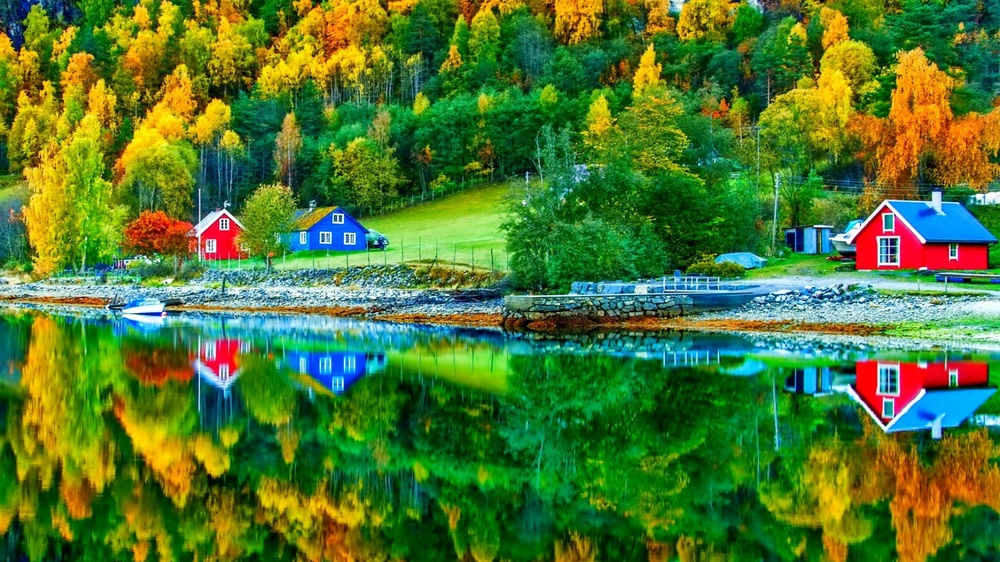
%> input picture MATLAB/Assignment2/image3.jpg, 1000 x 562 px, shrunk from 1920 x 1080 before the run
$ octave blue.m   (GNU Octave 9; MATLAB toolbox functions it lacks are replaced by stand-ins)
%> lines starting %> are read from the running program, lines starting %| are printed output that depends on the picture; in (x1, y1, x2, y2) boxes, pixels count from 0 and x2, y2 are one past the last pixel; in counts of white or black regions, pixels touching at a corner belong together; the program's own positions count from 1
RGB = imread('image3.jpg');
%> RGB is the input picture: size 562x1000x3 uint8; mean R, G, B 78.8, 119.3, 46.4
[BW, maskedRGBImage] = createMask(RGB);

imshow(maskedRGBImage)


function [BW,maskedRGBImage] = createMask(RGB)
%createMask  Threshold RGB image using auto-generated code from colorThresholder app.
%  [BW,MASKEDRGBIMAGE] = createMask(RGB) thresholds image RGB using
%  auto-generated code from the colorThresholder app. The colorspace and
%  range for each channel of the colorspace were set within the app. The
%  segmentation mask is returned in BW, and a composite of the mask and
%  original RGB images is returned in maskedRGBImage.

% Auto-generated by colorThresholder app on 27-Feb-2021
%------------------------------------------------------


% Convert RGB image to chosen color space
I = RGB;

% Define thresholds for channel 1 based on histogram settings
channel1Min = 0.000;
channel1Max = 255.000;

% Define thresholds for channel 2 based on histogram settings
channel2Min = 0.000;
channel2Max = 255.000;

% Define thresholds for channel 3 based on histogram settings
channel3Min = 0.000;
channel3Max = 0.000;

% Create mask based on chosen histogram thresholds
sliderBW = (I(:,:,1) >= channel1Min ) & (I(:,:,1) <= channel1Max) & ...
    (I(:,:,2) >= channel2Min ) & (I(:,:,2) <= channel2Max) & ...
    (I(:,:,3) >= channel3Min ) & (I(:,:,3) <= channel3Max);
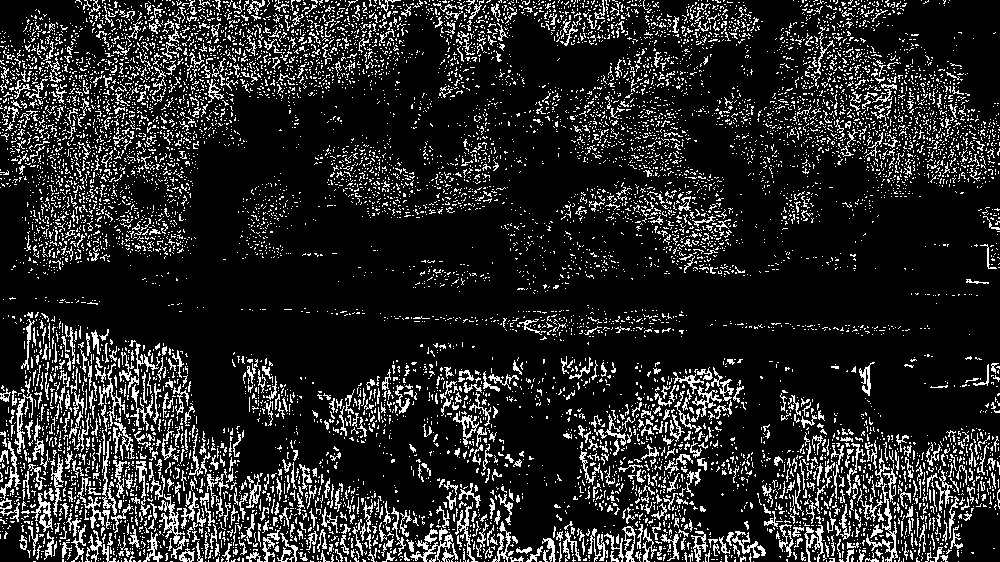
%> sliderBW: size 562x1000 logical; 15.4% white in thin lines or dots
BW = sliderBW;

% Initialize output masked image based on input image.
maskedRGBImage = RGB;

% Set background pixels where BW is false to zero.
maskedRGBImage(repmat(~BW,[1 1 3])) = 0;
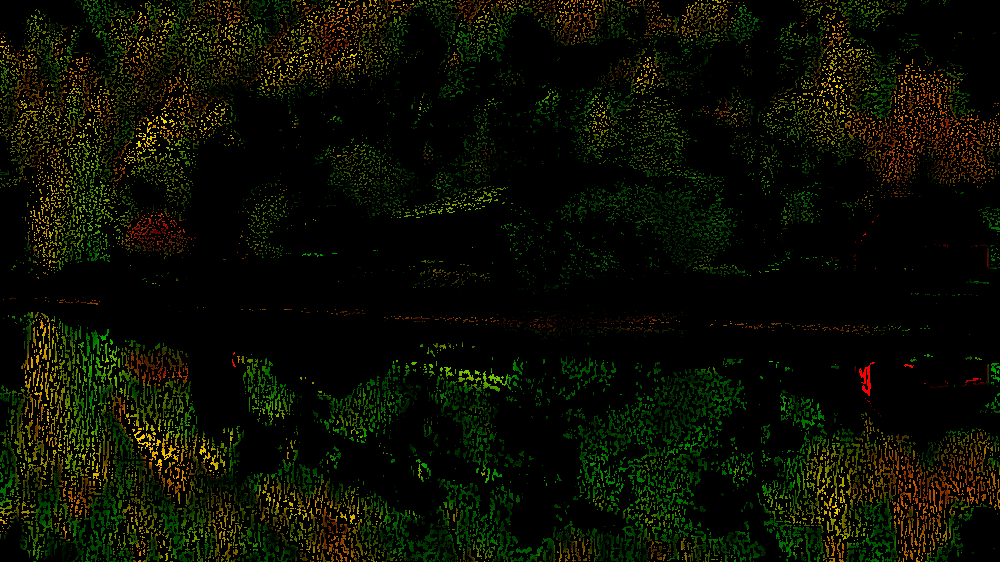
%> maskedRGBImage: size 562x1000x3 uint8; mean R, G, B 10.4, 13.7, 0

end

$ run again, with MATLAB/Assignment2/image2.jpg copied over MATLAB/Assignment2/image3.jpg
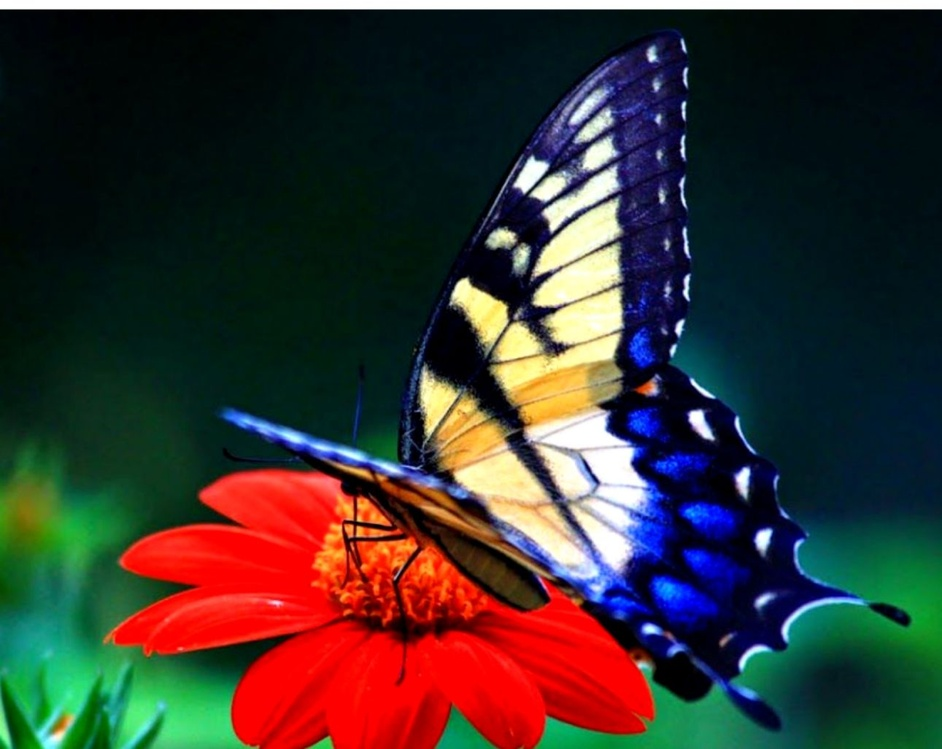
%> input picture MATLAB/Assignment2/image2.jpg, 942 x 749 px, shrunk from 1291 x 1026 before the run
%> RGB is the input picture: size 749x942x3 uint8; mean R, G, B 57.2, 52, 48.3
%> in createMask, `sliderBW = (I(:,:,1) >= channel1Min ) & (I(:,:,1) <= channel1Max) & (I..`:
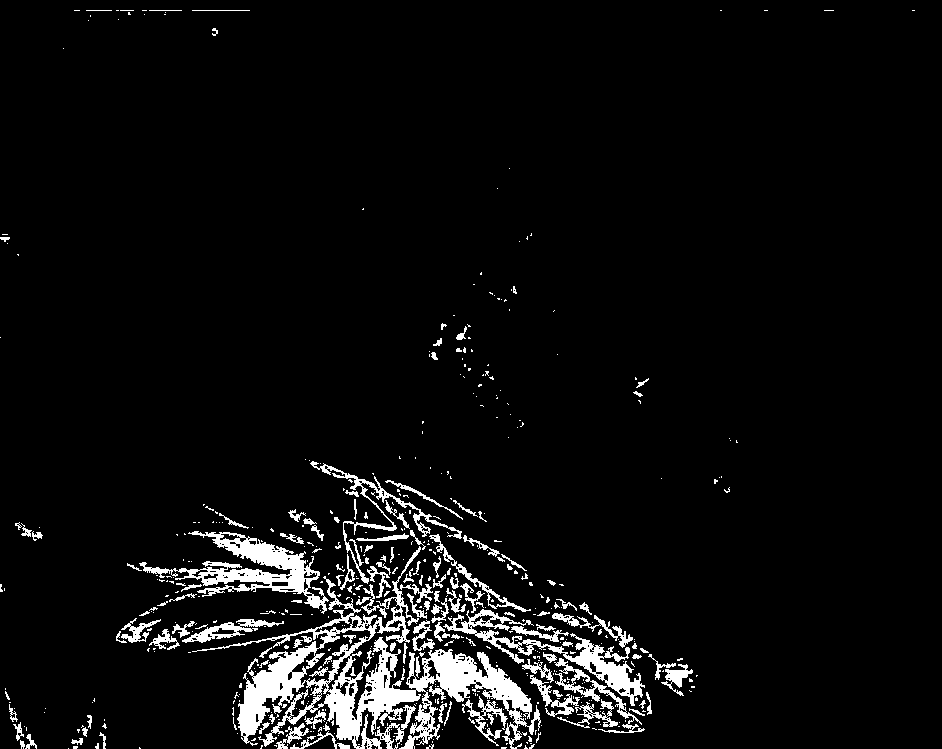
%> sliderBW: size 749x942 logical; 5.6% white; 541 white regions (406 under 20 px), largest, box (x1, y1, x2, y2) and area: (192, 546, 541, 749) 15624, (139, 531, 329, 614) 4273, (443, 609, 645, 706) 3156
%> in createMask, `maskedRGBImage(repmat(~BW,[1 1 3])) = 0;`:
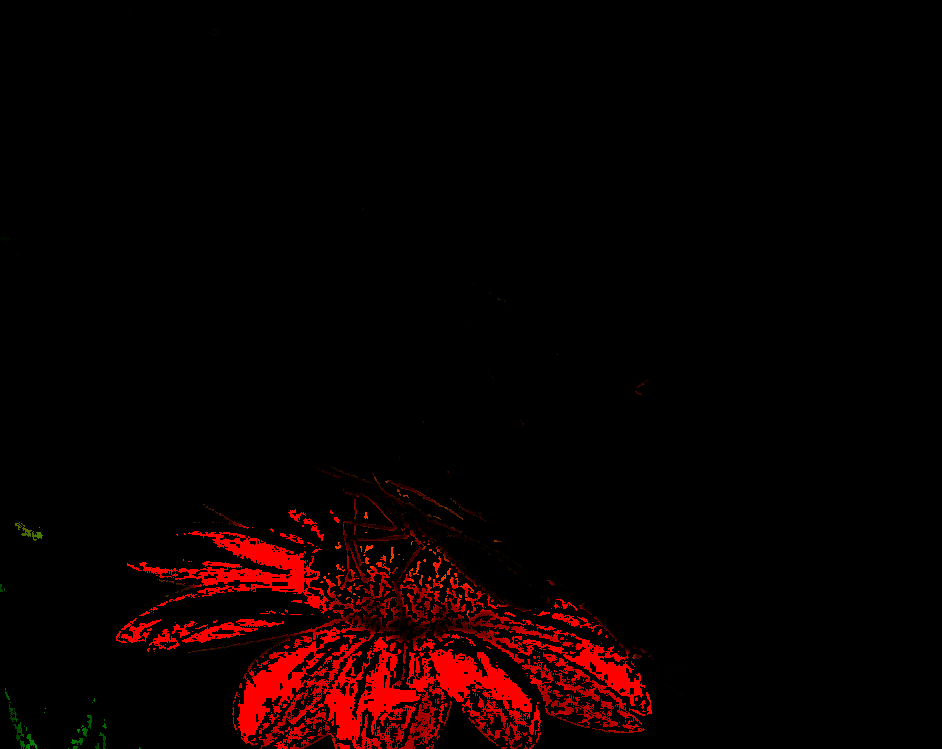
%> maskedRGBImage: size 749x942x3 uint8; mean R, G, B 10.9, 0.2, 0

$ run again, with MATLAB/Assignment2/image4.jpg copied over MATLAB/Assignment2/image3.jpg
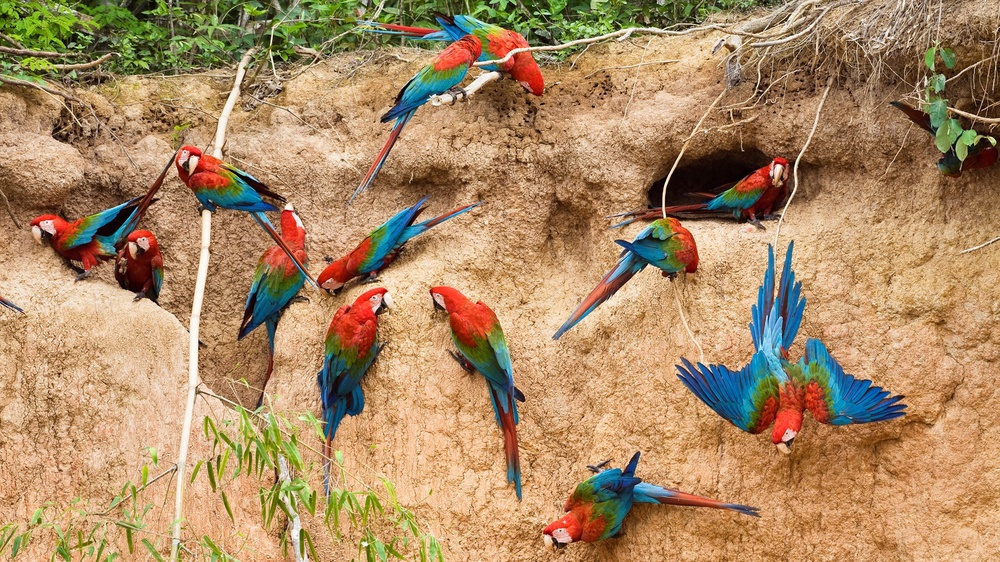
%> input picture MATLAB/Assignment2/image4.jpg, 1000 x 562 px, shrunk from 1920 x 1080 before the run
%> RGB is the input picture: size 562x1000x3 uint8; mean R, G, B 171.8, 138.8, 101.5
%> in createMask, `sliderBW = (I(:,:,1) >= channel1Min ) & (I(:,:,1) <= channel1Max) & (I..`:
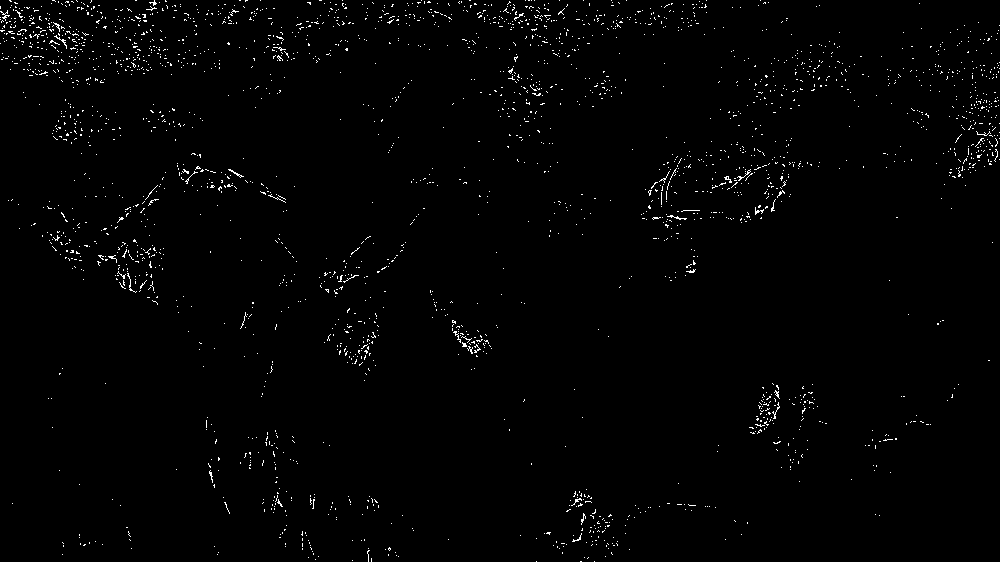
%> sliderBW: size 562x1000 logical; 1.2% white in thin lines or dots
%> in createMask, `maskedRGBImage(repmat(~BW,[1 1 3])) = 0;`:
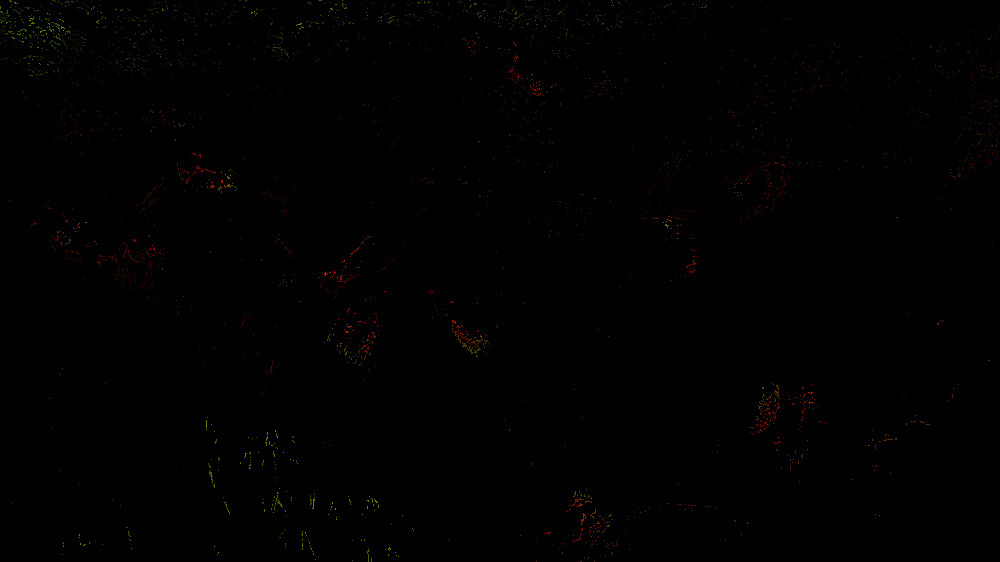
%> maskedRGBImage: size 562x1000x3 uint8; mean R, G, B 0.7, 0.4, 0
